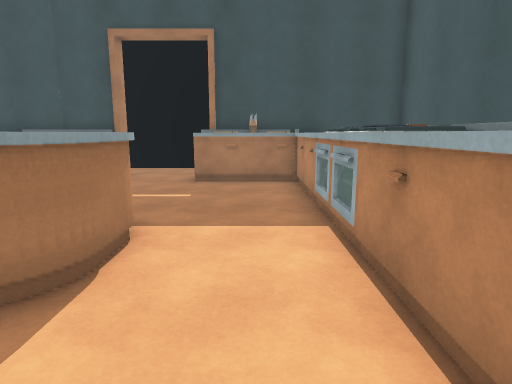
[1] (above)

16 first-person views from a walk through a 3-D level made in the Unity game engine. The camera is 1.5 m above the floor, tilts 10° down and sees 75° across. The floor is counted in squares, 0.9 m on a side. Each view is taken from the middle of a square. On the plan, view 1 faces up. The plan holds only what a view shows up to about 16 squares ahead; the rest is blank. The place goes on beyond the plan. The player character is not drawn. Surface patterns are stand-ins for the level's own textures.

[2]
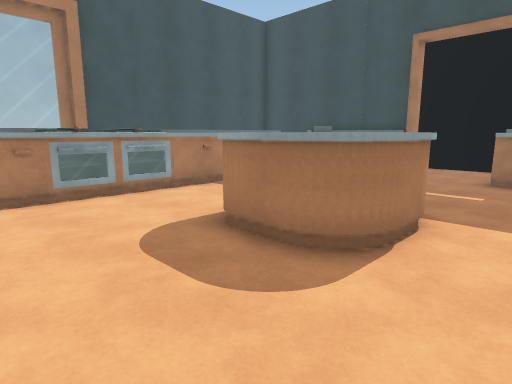

[3]
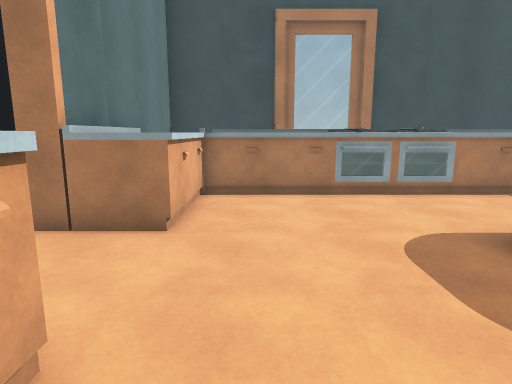

[4]
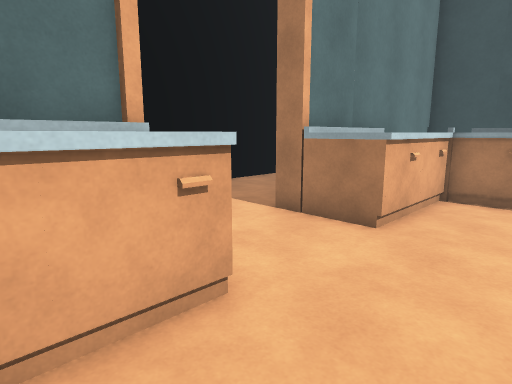

[5]
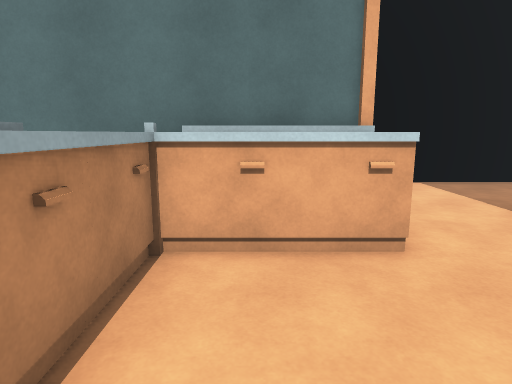

[6]
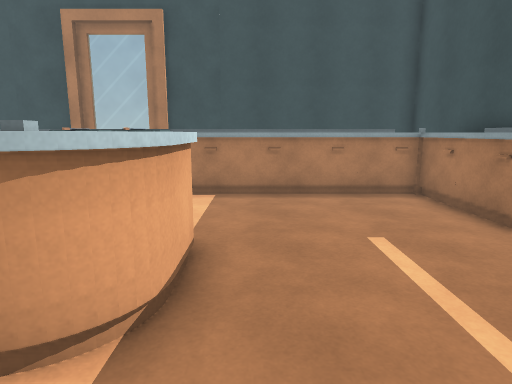

[7]
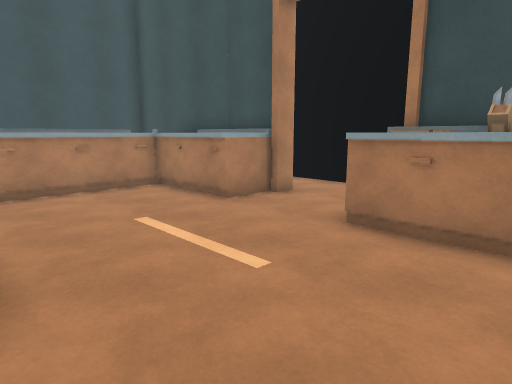

[8]
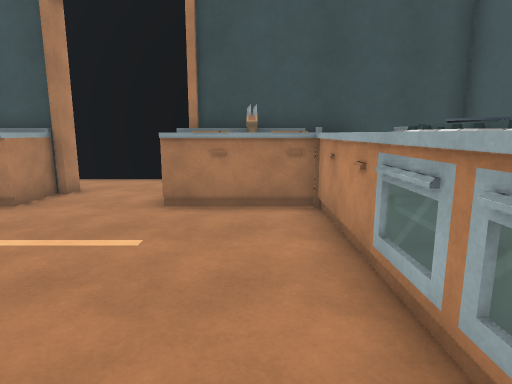

[9]
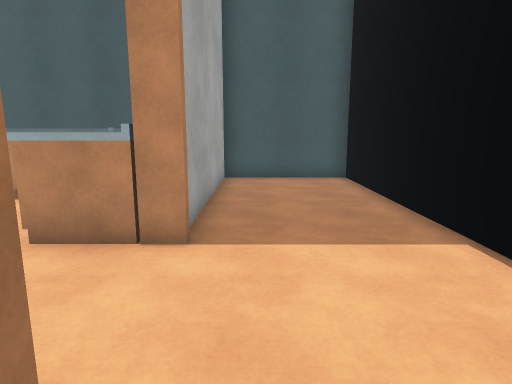

[10]
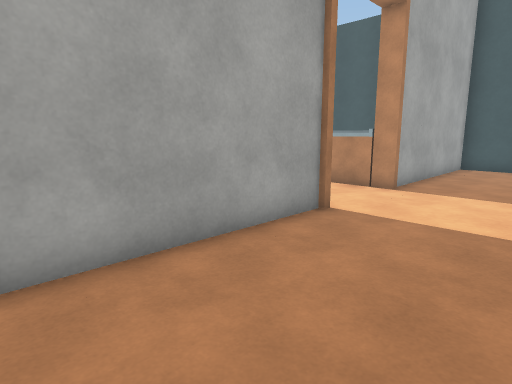

[11]
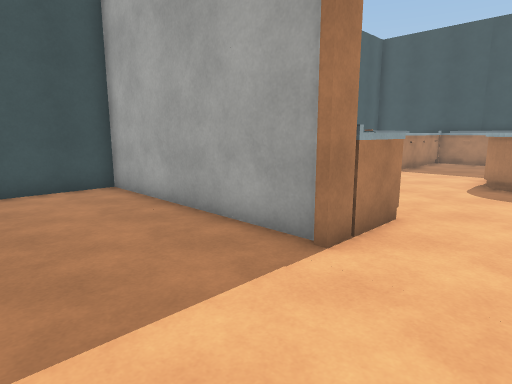

[12]
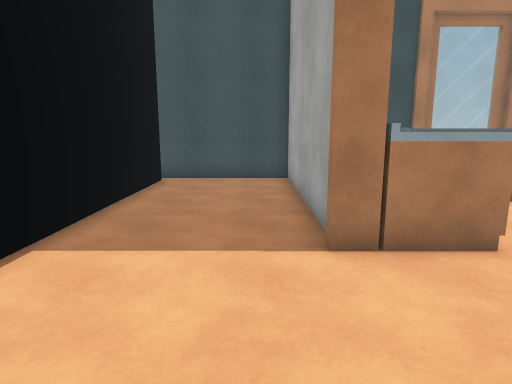

[13]
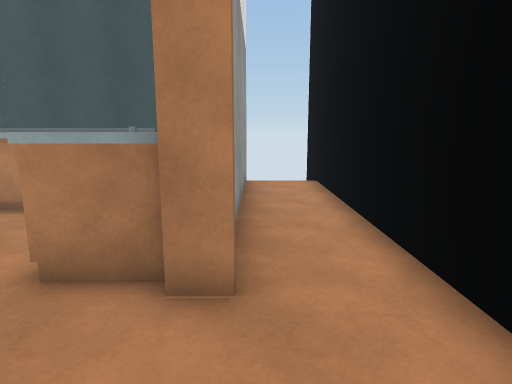

[14]
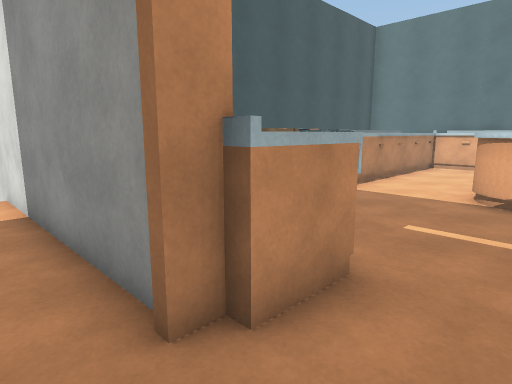

[15]
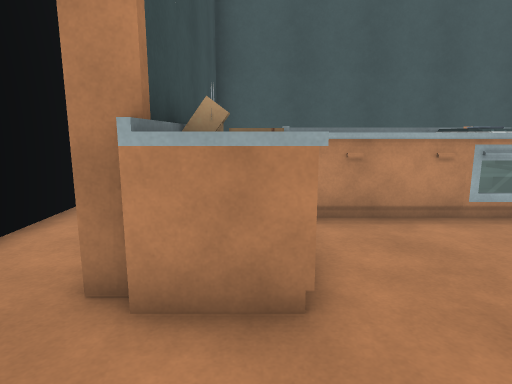

[16]
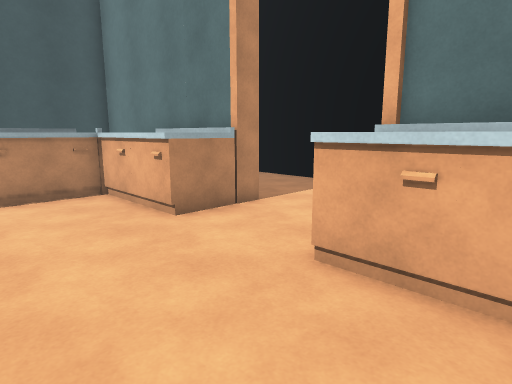

### Floor plan
Points are (right, up) in squares from view 1. A wall is a line through its corners. A room is listed if a view was taken in it or the views show most of it. See-through windows are left out.
Room 1 (views 1, 2, 3, 4, 5, 6, 7, 8, 9, 10, 11, 12, 13, 14, 15, 16)
walls: (-7.2, -4.4) (-5.6, -4.4) (-5.6, -4.8) (-13.5, -4.8) (-13.5, -9.6); (-13.5, 0.6) (-13.5, -4.4) (-10.4, -4.4); (-5.2, 13.9) (-5.2, 13); (-8.4, 13.2) (-13.5, 13.2) (-13.5, 2.8); (4.4, 13.2) (2.4, 13.2); (-2.2, 16.2) (-14.5, 16.2); (-14, 13.6) (-8.4, 13.6); (2.6, 16.2) (0.2, 16.2); (-13, -9.4) (5.6, -9.4) (5.6, -4.8) (-2.1, -4.8) (-2.1, -4.4) (5.6, -4.4) (5.6, 13)
ways out: opening at (3, 14.5)
objects: cabinet (-11, -4) to (-10, -3); cabinet (-11, -2) to (-11, -1); cabinet (-11, 0) to (-11, 1); stove (-11, 2) to (-9, 2); stove (-11, 3) to (-9, 4); cabinet (-11, 5) to (-11, 6); cabinet (-11, 7) to (-11, 8); cabinet (-11, 9) to (-9, 9); cabinet (-11, 10) to (-11, 11); cabinet (-11, 12) to (-10, 13); cabinet (-9, -4) to (-8, -3); cabinet (-9, -2) to (-9, -1); cabinet (-9, 0) to (-9, 1); cabinet (-9, 5) to (-9, 6); cabinet (-9, 7) to (-9, 8); cabinet (-9, 10); cabinet (-9, 11) to (-8, 13); cabinet (-7, -4) to (-6, -3); cabinet (-7, 12) to (-6, 13); cabinet (-5, 3) to (-4, 4); cabinet (-5, 5) to (-4, 6); cabinet (-3, 3) to (-2, 4); cabinet (-3, 5) to (-2, 6); cabinet (-2, -4) to (-1, -3); cabinet (-2, 12) to (-1, 13); cabinet (0, -4) to (1, -3); other object (0, 12) to (0, 13); cabinet (1, 12) to (1, 13); cabinet (2, -4) to (3, -3); cabinet (2, -2) to (3, -1); cabinet (2, 0) to (3, 1); cabinet (2, 2) to (3, 3); cabinet (2, 4) to (3, 4); stove (2, 5) to (3, 6); stove (2, 7) to (3, 8); cabinet (2, 9) to (3, 9); cabinet (2, 10) to (3, 11); cabinet (2, 12) to (3, 13)

Where each view was taken, in squares from view 1:
view 1: 0 up, 0 right, facing up
view 2: 1 down, 0 right, facing up-left
view 3: 1 down, 0 right, facing left
view 4: 0 up, 0 right, facing down-left
view 5: 2 up, 0 right, facing down
view 6: 7 up, 0 right, facing left
view 7: 6 up, 1 right, facing up-left
view 8: 4 up, 0 right, facing up
view 9: 6 down, 7 left, facing right
view 10: 9 down, 12 left, facing up-right
view 11: 9 down, 3 left, facing up-left
view 12: 6 down, 1 left, facing left
view 13: 14 up, 2 left, facing left
view 14: 15 up, 4 left, facing down-right
view 15: 12 up, 5 left, facing right
view 16: 1 up, 8 left, facing down-right
